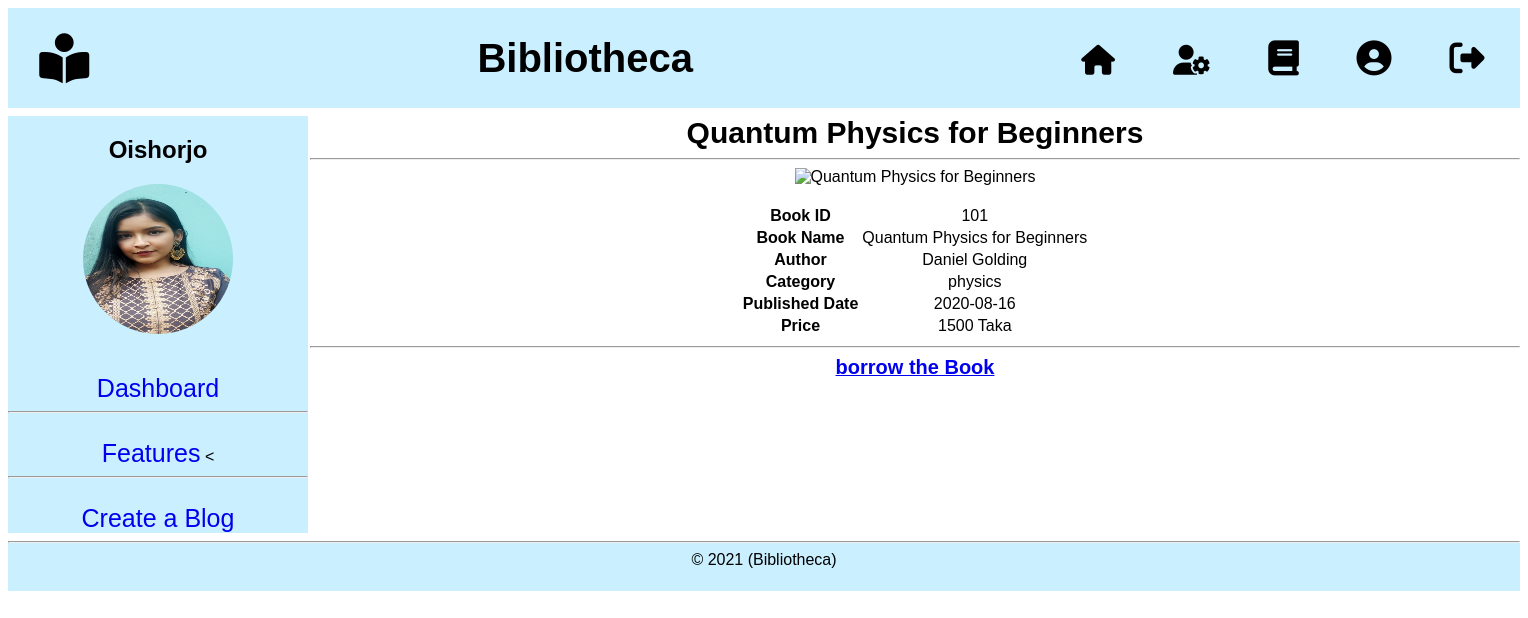
Screenshot of /virw/borrow.php?bookID=101 (signed in) with the database file from the repository.
### tables this page shows
CREATE TABLE `user` (
  `id` int(11) NOT NULL,
  `username` varchar(255) NOT NULL,
  `password` varchar(255) NOT NULL,
  `fullname` varchar(255) NOT NULL,
  `email` varchar(255) NOT NULL,
  `gender` varchar(255) NOT NULL,
  `dob` date NOT NULL,
  `type` varchar(255) NOT NULL,
  `filename` varchar(255) NOT NULL
);

CREATE TABLE `book` (
  `bookID` int(5) NOT NULL,
  `bookname` varchar(100) NOT NULL,
  `category` varchar(15) NOT NULL,
  `author` varchar(30) NOT NULL,
  `published` date NOT NULL,
  `filename` varchar(20) NOT NULL,
  `price` int(6) NOT NULL
);

### model/userModel.php (called while the page is built, shortened)
<?php
    function getUserByName($username){
		$conn = getConnection();
		$sql = "select * from user where username='{$username}'";
		$result = mysqli_query($conn, $sql);
		$row = mysqli_fetch_assoc($result);
		return $row;
	}
?>

### model/bookModel.php (called while the page is built, shortened)
<?php
    function getBookByID($bookID){
		$conn = getConnection();
		$sql = "select * from book where bookID = '{$bookID}'";
		$result = mysqli_query($conn, $sql);
		$row = mysqli_fetch_assoc($result);
		return $row;
	}
?>

### virw/borrow.php (the view, shortened to what this page needs)
<?php
	if(isset($_COOKIE['status'])){
?>
<?php
	include('header.php');
    require_once('model/bookModel.php');
    $bookID = $_GET['bookID'];
    $book = getBookByID($bookID);
?>
<?php include('instructorNav.php')?>
<div style="display: grid; grid-template-columns: 1fr 1fr; padding-top: 0.5em;">
    <?php include('instructorSidePanel.php')?>
    <div id="main_content" style="background-color: white; width: 1210px; font-family: arial; align-items: center; text-align: center;">
        <span style="font-size: 30px;">
            <b> <?=$book['bookname']?> </b>
        </span>
        <hr>
        <img src="../assets/<?php echo $book['filename'];?>" alt="<?=$book['bookname']?>" height="300px" width="250px">
        <br><br>
        <table align="center">
            <tr>
                <td>
                    <b>Book ID</b>
                </td>
                <td>
                    <?=$book['bookID']?>
                </td>
            </tr>
            <tr>
                <td>
                    <b>Book Name</b>
                </td>
                <td>
                    <?=$book['bookname']?>
                </td>
            </tr>
            <tr>
                <td>
                    <b>Author</b>
                </td>
                <td>
                    <?=$book['author']?>
                </td>
            </tr>
            <tr>
                <td>
                    <b>Category</b>
                </td>
                <td>
                    <?=$book['category']?>
                </td>
            </tr>
            <tr>
                <td>
                    <b>Published Date</b>
                </td>
                <td>
                    <?=$book['published']?>
                </td>
            </tr>
            <tr>
                <td>
                    <b>Price</b>
                </td>
                <td>
                    <?=$book['price']?> Taka
                </td>
            </tr>
        </table>
        <hr>
        <a href="borrowlist.php"><b style="font-size: 20px;">borrow the Book</b></a>
    </div>
</div>
<?php
	}else{
		header('location: signin.php');
	}
?>

### virw/instructorSidePanel.php
<?php
    require_once('model/userModel.php');
    $username = $_COOKIE['username'];
    $row = getUserByName($username);
?>
    <div id="side_panel" style="width: 300px; background-color:#caefff; font-family:Arial;" align="center">
        <h2><?php echo $_COOKIE['username']?></h2>
        <a href="accSetting.php">
            <img src="<?php echo $row['filename'];?>" height="150px;" width="150px" alt="Profile Photo" style="border-radius:50%">
        </a>
        <br> <br> <br>
        <a href="instructorDashboard.php" style="text-decoration: none;">
            <span style="font-size:25px;">Dashboard</span>
        </a>
        <hr><br>
        <a href="features.php" style="text-decoration: none;">
            <span style="font-size:25px">Features</span>
        </a>
<
        <hr><br>
        <a href="blogCreation.php" style="text-decoration: none;">
            <span style="font-size:25px">Create a Blog</span>
        </a>
    </div>

### rows the page displays
user: filename (picture)
book: bookname "Quantum Physics for Beginners", bookID "101", author "Daniel Golding", category "physics", published "2020-08-16", price "1500"

### other values shown
$_COOKIE['username'] "Oishorjo"
